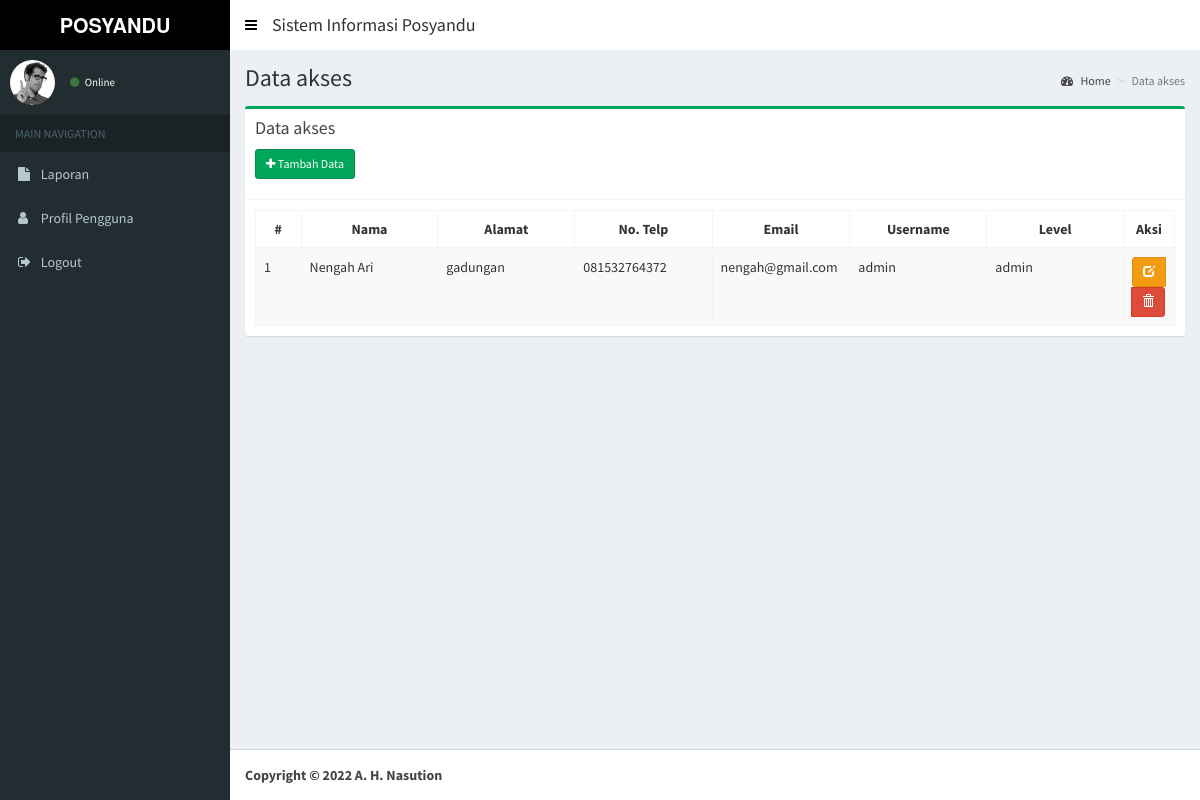
Before: /index.php/akses with the older database file.
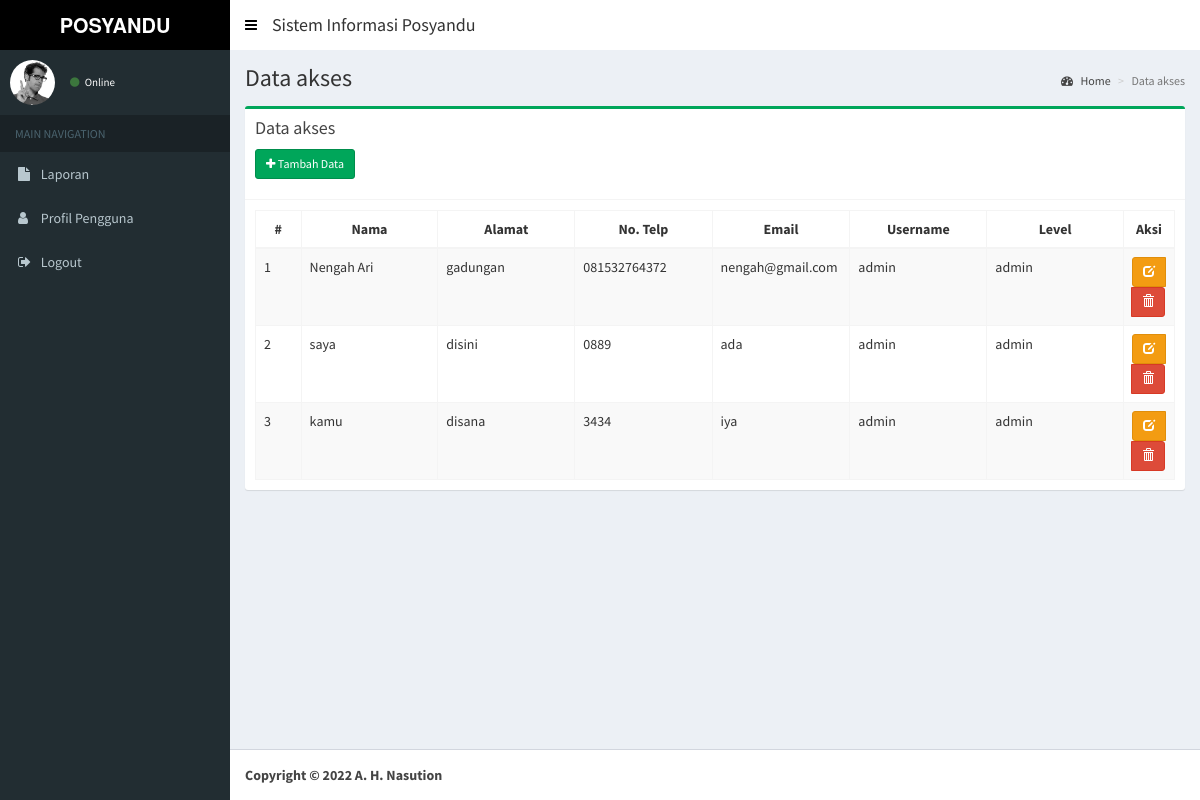
After: the same page with the newer database file.
### tables this page shows
CREATE TABLE `akses` (
  `id_pengguna` int NOT NULL,
  `nama_pengguna` varchar(50) NOT NULL,
  `alamat` varchar(50) NOT NULL,
  `telp` varchar(12) NOT NULL,
  `email` varchar(50) NOT NULL,
  `username` varchar(30) NOT NULL,
  `password` varchar(30) NOT NULL,
  `level` enum('lurah','sekretaris','admin') NOT NULL
);

### application/controllers/Akses.php (called while the page is built, shortened)
<?php
class Akses extends CI_Controller {
	public function __construct()
	{
		$this->load->model('Akses_model', 'akses');
		$this->load->helper('tgl_indo');
		$this->load->helper('security');
	}
	public function index()
	{
		$data = array(
			'title'			=> 'SISTEM SURAT',
			'judul'			=> 'Data akses',
			'data' 			=> $this->akses->tabel()->result(),
			'content'		=> 'akses/v_content',
			'ajax'	 		=> 'akses/v_ajax'
		);
		$this->load->view('layout/v_wrapper', $data, FALSE);
	}
}

### index.php (called while the page is built, shortened)
<?php
require_once BASEPATH.'core/CodeIgniter.php';

### application/views/layout/v_content.php (called while the page is built, shortened)
 	<?php
	if ($content)
	{
		$this->load->view($content);
	}
?>

### application/models/Akses_model.php (called while the page is built, shortened)
<?php
class Akses_model extends CI_Model {
	public function tabel($where = null)
	{
		if($where == null){
			$this->db->select('*');
			$this->db->from('akses');
			$this->db->order_by('akses.id_pengguna', 'Asc');
			$query = $this->db->get();
		}else{
			$this->db->select('*');
			$this->db->from('akses');
			$this->db->order_by('akses.id_pengguna', 'Asc');
			$this->db->where($where);
			$query = $this->db->get();
		}
		return $query;
	}
}

### application/views/akses/v_content.php (the view, shortened to what this page needs)
<section class="content-header">
  <h1>
    <?= $judul ?>
  </h1>
  <ol class="breadcrumb">
    <li><a href="<?= base_url() ?>dashboard"><i class="fa fa-dashboard"></i> Home</a></li>
    <li class="active"><?= $judul ?></li>
  </ol>
</section>
<section class="content">
  <div class="row">
    <div class="col-xs-12">
      <div class="box box-success">
        <div class="box-header with-border">
          <h3 class="box-title">Data akses</h3>
          <div style="padding-top: 10px;">
          <p><a href="<?= base_url(); ?>akses/add" class="btn btn-sm btn-success icon-btn"><i class="fa fa-plus"></i> Tambah Data</a></p>
          </div>
        </div>
        <div class="box-body">
          <table id="example1" class="table table-bordered table-striped" style="width: 100%;">
              <thead>
                  <tr>
                      <th style="width: 5%;text-align: center;">#</th>
                      <th style="width: 15%;text-align: center;">Nama</th>
                      <th style="width: 15%;text-align: center;">Alamat</th>
                      <th style="width: 15%;text-align: center;">No. Telp</th>
                      <th style="width: 15%;text-align: center;">Email</th>
                      <th style="width: 15%;text-align: center;">Username</th>
                      <th style="width: 15%;text-align: center;">Level</th>
                      <th style="width: 13%;text-align: center;">Aksi</th>
                  </tr>
              </thead>
              <tbody>
                  <?php $total= 0; $no=1; foreach($data as $row){  ?>
                  <tr>
                      <td><?= $no++ ?></td>
                      <td><?= $row->nama_pengguna ?></td>
                      <td><?= $row->alamat ?></td>
                      <td><?= $row->telp ?></td>
                      <td><?= $row->email ?></td>
                      <td><?= $row->username ?></td>
                      <td><?= $row->level ?></td>
                      <td style="text-align: center;">
                          <form action="<?= base_url() ?>akses/delete/<?= $row->id_pengguna ?>" method="post">
                              <div class="btn-group">
                                  <a href="<?= base_url() ?>akses/edit/<?= $row->id_pengguna ?>" class=" btn btn-sm btn-warning" data-toggle="tooltip" title="Edit"><span class="glyphicon glyphicon-edit"></span></a>
                                  <button class="btn btn-sm btn-danger" type="submit" onclick="return confirm('Yakin ingin menghapus data?')" data-toggle="tooltip" title="Hapus"><span class="glyphicon glyphicon-trash"></span></button>
                              </div>
                          </form>
                      </td>
                  </tr>
                <?php } ?>
              </tbody>
          </table>
        </div>
      </div>
    </div>
  </div>
</section>

### application/views/layout/v_wrapper.php (shortened to what this page needs)
<!DOCTYPE html>
<html>
  <head>
    <link rel="stylesheet" href="<?= base_url() ?>public/lte/bootstrap/css/bootstrap.min.css">
    <link rel="stylesheet" href="https://maxcdn.bootstrapcdn.com/font-awesome/4.4.0/css/font-awesome.min.css">
    <link rel="stylesheet" href="https://code.ionicframework.com/ionicons/2.0.1/css/ionicons.min.css">
    <link rel="stylesheet" href="<?= base_url() ?>public/lte/plugins/datatables/dataTables.bootstrap.css">
    <link rel="stylesheet" href="<?= base_url() ?>public/lte/plugins/select2/select2.min.css">
    <link rel="stylesheet" href="<?= base_url() ?>public/lte/dist/css/AdminLTE.min.css">
    <link rel="stylesheet" href="<?= base_url() ?>public/lte/dist/css/skins/_all-skins.min.css">
    <link rel="stylesheet" href="<?= base_url() ?>public/lte/plugins/fullcalendar/dist/fullcalendar.min.css">
    <link rel="stylesheet" href="<?= base_url() ?>public/lte/plugins/fullcalendar/dist/fullcalendar.print.min.css" media="print">
    <link rel="stylesheet" href="<?= base_url() ?>public/lte/plugins/bootstrap-colorpicker/dist/css/bootstrap-colorpicker.min.css">
  </head>
  <body class="hold-transition skin-green sidebar-mini">
    <div class="wrapper">
      <header class="main-header" style="background-color: #ffffff">
         <?php  include 'v_head.php'; ?>
      </header>
      <aside class="main-sidebar">
        <?php  include 'v_sidebar.php'; ?>
      </aside>
      <div class="content-wrapper">
        <?php include 'v_content.php'; ?>
      </div>
      <footer class="main-footer">
        <?php  include 'v_footer.php'; ?>
      </footer>
    </div>
  </body>
</html>

### application/views/layout/v_head.php (shortened to what this page needs)
<a href="<?= base_url() ?>public/lte/index2.html" class="logo" style="background-color: black;" >
  <span class="logo-lg"><b>POSYANDU MANDIRI</b></span>
</a>
<nav class="navbar navbar-static-top" role="navigation" style="background-color: #ffffff">
  <a href="#" class="sidebar-toggle" data-toggle="offcanvas" role="button">
  </a>
  <div style="padding: 5px;">
  <h4>Sistem Informasi Posyandu</h4>
  </div>
</nav>

### application/views/layout/v_sidebar.php (shortened to what this page needs)
<section class="sidebar">
  <div class="user-panel">
    <div class="pull-left image">
      <img src="<?= base_url() ?>public/lte/dist/img/user2-160x160.jpg" class="img-circle" alt="User Image">
    </div>
    <div class="pull-left info">
      <a href="#"><i class="fa fa-circle text-success"></i> Online</a>
    </div>
  </div>
  <ul class="sidebar-menu">
    <li class="header">MAIN NAVIGATION</li>
    <li class="laporan" id="laporan">
      <a href="<?= base_url() ?>laporan">
        <i class="fa fa-file"></i> <span>Laporan</span>
      </a>
    </li>
    <li class="profil" id="profil">
      <a href="<?= base_url() ?>profil">
        <i class="fa fa-user"></i> <span>Profil Pengguna</span>
      </a>
    </li>
    <li>
      <a href="<?= base_url() ?>login/logout">
        <i class="fa fa-sign-out"></i> <span>Logout</span>
      </a>
    </li>
  </ul>
</section>

### application/views/layout/v_footer.php (shortened to what this page needs)
<strong>Copyright &copy; 2022 A. H. Nasution </strong><br>

### application/views/layout/v_wrapper.php (style rules this page uses)
.skin-green .main-header .navbar .sidebar-toggle { color: black; }

Changed rows visible on the page:
added akses: nama_pengguna "saya", alamat "disini", telp "0889", email "ada", username "admin", level "admin"
added akses: nama_pengguna "kamu", alamat "disana", telp "3434", email "iya", username "admin", level "admin"
